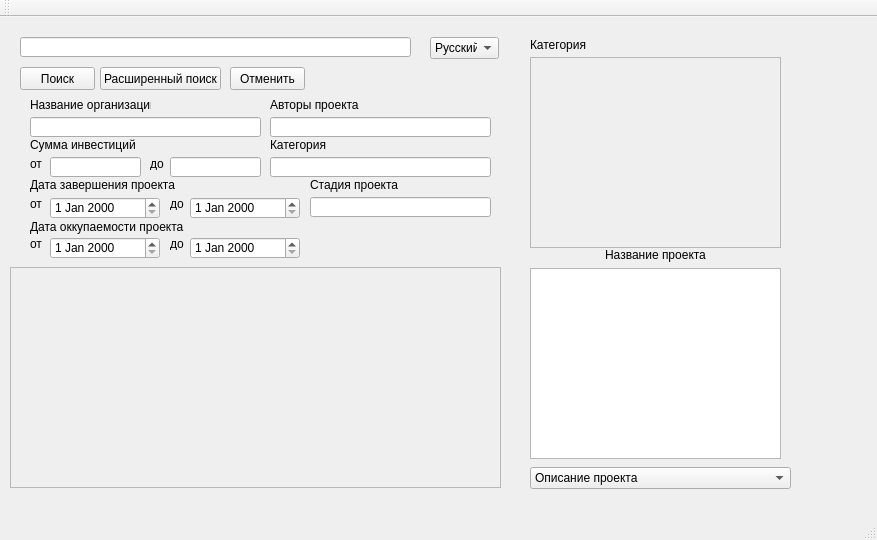
<?xml version="1.0" encoding="UTF-8"?>
<ui version="4.0">
 <class>MainWindow</class>
 <widget class="QMainWindow" name="MainWindow">
  <property name="geometry">
   <rect>
    <x>0</x>
    <y>0</y>
    <width>877</width>
    <height>540</height>
   </rect>
  </property>
  <property name="windowTitle">
   <string>MainWindow</string>
  </property>
  <widget class="QWidget" name="centralWidget">
   <widget class="QLabel" name="pic">
    <property name="geometry">
     <rect>
      <x>530</x>
      <y>40</y>
      <width>251</width>
      <height>191</height>
     </rect>
    </property>
    <property name="frameShape">
     <enum>QFrame::StyledPanel</enum>
    </property>
    <property name="text">
     <string/>
    </property>
    <property name="alignment">
     <set>Qt::AlignCenter</set>
    </property>
   </widget>
   <widget class="QTextBrowser" name="textBrowser">
    <property name="geometry">
     <rect>
      <x>530</x>
      <y>251</y>
      <width>251</width>
      <height>191</height>
     </rect>
    </property>
   </widget>
   <widget class="QComboBox" name="ppar">
    <property name="geometry">
     <rect>
      <x>530</x>
      <y>450</y>
      <width>261</width>
      <height>22</height>
     </rect>
    </property>
    <item>
     <property name="text">
      <string>Описание проекта</string>
     </property>
    </item>
    <item>
     <property name="text">
      <string>Организация</string>
     </property>
    </item>
    <item>
     <property name="text">
      <string>Актуальность</string>
     </property>
    </item>
    <item>
     <property name="text">
      <string>Примеры применения</string>
     </property>
    </item>
    <item>
     <property name="text">
      <string>Авторы проекта</string>
     </property>
    </item>
    <item>
     <property name="text">
      <string>Правовая защита</string>
     </property>
    </item>
    <item>
     <property name="text">
      <string>Экономическая информация</string>
     </property>
    </item>
   </widget>
   <widget class="QLabel" name="pname">
    <property name="geometry">
     <rect>
      <x>530</x>
      <y>230</y>
      <width>251</width>
      <height>16</height>
     </rect>
    </property>
    <property name="text">
     <string>Название проекта</string>
    </property>
    <property name="alignment">
     <set>Qt::AlignCenter</set>
    </property>
   </widget>
   <widget class="QLineEdit" name="searchbar">
    <property name="geometry">
     <rect>
      <x>20</x>
      <y>20</y>
      <width>391</width>
      <height>20</height>
     </rect>
    </property>
   </widget>
   <widget class="QPushButton" name="search">
    <property name="geometry">
     <rect>
      <x>20</x>
      <y>50</y>
      <width>75</width>
      <height>23</height>
     </rect>
    </property>
    <property name="text">
     <string>Поиск</string>
    </property>
   </widget>
   <widget class="QPushButton" name="asearch">
    <property name="geometry">
     <rect>
      <x>100</x>
      <y>50</y>
      <width>121</width>
      <height>23</height>
     </rect>
    </property>
    <property name="text">
     <string>Расширенный поиск</string>
    </property>
   </widget>
   <widget class="QComboBox" name="language">
    <property name="geometry">
     <rect>
      <x>430</x>
      <y>20</y>
      <width>69</width>
      <height>22</height>
     </rect>
    </property>
    <item>
     <property name="text">
      <string>Русский</string>
     </property>
    </item>
    <item>
     <property name="text">
      <string>English</string>
     </property>
    </item>
   </widget>
   <widget class="QScrollArea" name="plist">
    <property name="geometry">
     <rect>
      <x>10</x>
      <y>250</y>
      <width>491</width>
      <height>221</height>
     </rect>
    </property>
    <property name="widgetResizable">
     <bool>true</bool>
    </property>
    <widget class="QWidget" name="scrollAreaWidgetContents">
     <property name="geometry">
      <rect>
       <x>0</x>
       <y>0</y>
       <width>489</width>
       <height>219</height>
      </rect>
     </property>
    </widget>
   </widget>
   <widget class="QWidget" name="searchfield" native="true">
    <property name="geometry">
     <rect>
      <x>20</x>
      <y>80</y>
      <width>481</width>
      <height>165</height>
     </rect>
    </property>
    <widget class="QLineEdit" name="orgpr">
     <property name="geometry">
      <rect>
       <x>10</x>
       <y>20</y>
       <width>231</width>
       <height>20</height>
      </rect>
     </property>
    </widget>
    <widget class="QLabel" name="orp">
     <property name="geometry">
      <rect>
       <x>10</x>
       <y>0</y>
       <width>121</width>
       <height>16</height>
      </rect>
     </property>
     <property name="text">
      <string>Название организации</string>
     </property>
    </widget>
    <widget class="QLabel" name="authp">
     <property name="geometry">
      <rect>
       <x>250</x>
       <y>0</y>
       <width>91</width>
       <height>16</height>
      </rect>
     </property>
     <property name="text">
      <string>Авторы проекта</string>
     </property>
    </widget>
    <widget class="QLineEdit" name="autpr">
     <property name="geometry">
      <rect>
       <x>250</x>
       <y>20</y>
       <width>221</width>
       <height>20</height>
      </rect>
     </property>
    </widget>
    <widget class="QLabel" name="invest">
     <property name="geometry">
      <rect>
       <x>10</x>
       <y>40</y>
       <width>141</width>
       <height>16</height>
      </rect>
     </property>
     <property name="text">
      <string>Сумма инвестиций</string>
     </property>
    </widget>
    <widget class="QLabel" name="finv">
     <property name="geometry">
      <rect>
       <x>10</x>
       <y>60</y>
       <width>47</width>
       <height>13</height>
      </rect>
     </property>
     <property name="text">
      <string>от</string>
     </property>
    </widget>
    <widget class="QLineEdit" name="inv1">
     <property name="geometry">
      <rect>
       <x>30</x>
       <y>60</y>
       <width>91</width>
       <height>20</height>
      </rect>
     </property>
    </widget>
    <widget class="QLabel" name="tinv">
     <property name="geometry">
      <rect>
       <x>130</x>
       <y>60</y>
       <width>47</width>
       <height>13</height>
      </rect>
     </property>
     <property name="text">
      <string>до</string>
     </property>
    </widget>
    <widget class="QLineEdit" name="inv2">
     <property name="geometry">
      <rect>
       <x>150</x>
       <y>60</y>
       <width>91</width>
       <height>20</height>
      </rect>
     </property>
    </widget>
    <widget class="QLabel" name="cat">
     <property name="geometry">
      <rect>
       <x>250</x>
       <y>40</y>
       <width>61</width>
       <height>16</height>
      </rect>
     </property>
     <property name="text">
      <string>Категория</string>
     </property>
    </widget>
    <widget class="QLineEdit" name="categor">
     <property name="geometry">
      <rect>
       <x>250</x>
       <y>60</y>
       <width>221</width>
       <height>20</height>
      </rect>
     </property>
    </widget>
    <widget class="QLabel" name="datedev">
     <property name="geometry">
      <rect>
       <x>10</x>
       <y>80</y>
       <width>151</width>
       <height>16</height>
      </rect>
     </property>
     <property name="text">
      <string>Дата завершения проекта</string>
     </property>
    </widget>
    <widget class="QLabel" name="fddev">
     <property name="geometry">
      <rect>
       <x>10</x>
       <y>100</y>
       <width>47</width>
       <height>13</height>
      </rect>
     </property>
     <property name="text">
      <string>от</string>
     </property>
    </widget>
    <widget class="QDateEdit" name="datedf">
     <property name="geometry">
      <rect>
       <x>30</x>
       <y>100</y>
       <width>110</width>
       <height>22</height>
      </rect>
     </property>
    </widget>
    <widget class="QLabel" name="tddev">
     <property name="geometry">
      <rect>
       <x>150</x>
       <y>100</y>
       <width>47</width>
       <height>13</height>
      </rect>
     </property>
     <property name="text">
      <string>до</string>
     </property>
    </widget>
    <widget class="QDateEdit" name="datedt">
     <property name="geometry">
      <rect>
       <x>170</x>
       <y>100</y>
       <width>110</width>
       <height>22</height>
      </rect>
     </property>
    </widget>
    <widget class="QLabel" name="dateinv">
     <property name="geometry">
      <rect>
       <x>10</x>
       <y>122</y>
       <width>161</width>
       <height>16</height>
      </rect>
     </property>
     <property name="text">
      <string>Дата оккупаемости проекта</string>
     </property>
    </widget>
    <widget class="QLabel" name="fdinv">
     <property name="geometry">
      <rect>
       <x>10</x>
       <y>140</y>
       <width>47</width>
       <height>13</height>
      </rect>
     </property>
     <property name="text">
      <string>от</string>
     </property>
    </widget>
    <widget class="QDateEdit" name="dateif">
     <property name="geometry">
      <rect>
       <x>30</x>
       <y>140</y>
       <width>110</width>
       <height>22</height>
      </rect>
     </property>
    </widget>
    <widget class="QLabel" name="tdinv">
     <property name="geometry">
      <rect>
       <x>150</x>
       <y>140</y>
       <width>47</width>
       <height>13</height>
      </rect>
     </property>
     <property name="text">
      <string>до</string>
     </property>
    </widget>
    <widget class="QDateEdit" name="dateit">
     <property name="geometry">
      <rect>
       <x>170</x>
       <y>140</y>
       <width>110</width>
       <height>22</height>
      </rect>
     </property>
    </widget>
    <widget class="QLabel" name="stage">
     <property name="geometry">
      <rect>
       <x>290</x>
       <y>80</y>
       <width>91</width>
       <height>16</height>
      </rect>
     </property>
     <property name="text">
      <string>Стадия проекта</string>
     </property>
    </widget>
    <widget class="QLineEdit" name="stag">
     <property name="geometry">
      <rect>
       <x>290</x>
       <y>100</y>
       <width>181</width>
       <height>20</height>
      </rect>
     </property>
    </widget>
   </widget>
   <widget class="QLabel" name="categ">
    <property name="geometry">
     <rect>
      <x>530</x>
      <y>20</y>
      <width>251</width>
      <height>16</height>
     </rect>
    </property>
    <property name="text">
     <string>Категория</string>
    </property>
   </widget>
   <widget class="QPushButton" name="cancel">
    <property name="geometry">
     <rect>
      <x>230</x>
      <y>50</y>
      <width>75</width>
      <height>23</height>
     </rect>
    </property>
    <property name="text">
     <string>Отменить</string>
    </property>
   </widget>
  </widget>
  <widget class="QMenuBar" name="menuBar">
   <property name="geometry">
    <rect>
     <x>0</x>
     <y>0</y>
     <width>877</width>
     <height>21</height>
    </rect>
   </property>
  </widget>
  <widget class="QToolBar" name="mainToolBar">
   <attribute name="toolBarArea">
    <enum>TopToolBarArea</enum>
   </attribute>
   <attribute name="toolBarBreak">
    <bool>false</bool>
   </attribute>
  </widget>
  <widget class="QStatusBar" name="statusBar"/>
 </widget>
 <layoutdefault spacing="6" margin="11"/>
 <resources/>
 <connections/>
</ui>
